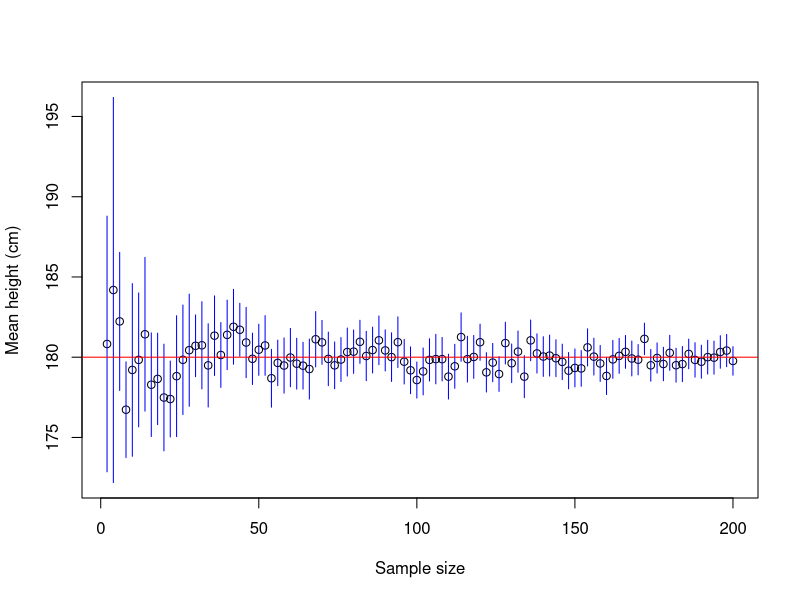

The R script that drew this image:
## ---- chunk 1
knitr::opts_chunk$set(echo = TRUE)
## ---- chunk 2
n = 30
X = rnorm(n, 180, 7)
## ---- chunk 3
(point_estimate = mean(X))
## ---- chunk 4
se = sd(X)/sqrt(n)
df = n-1
(conf_int_95 = point_estimate + qt(c(0.025, 0.975), df=df)*se)
## ---- chunk 5
n = seq(2, 200, by=2) # sample sizes equals 2, 4, 6, ..., 200
mean = rep(NA, length(n))
CI = matrix(nrow = length(n), ncol=2)
for(i in 1:length(n)){
  y = rnorm(n[i], mean = 180, sd = 7) # The assumed true distribution of height in the population
  mean[i] = mean(y)
  SE = sd(y)/sqrt(n[i])
  CI[i,] = mean[i] + c(-2,2)*SE
}
plot(n, mean, ylim=range(CI), xlab="Sample size", ylab="Mean height (cm)")
segments(n, y0=CI[,1], y1=CI[,2], col="blue")
abline(h=180, col="red")
## ---- chunk 6
coverage = function(x, true_val = 180) true_val>x[1] & true_val<x[2]
cover = apply(CI, 1, coverage)
fr = sum(cover)
